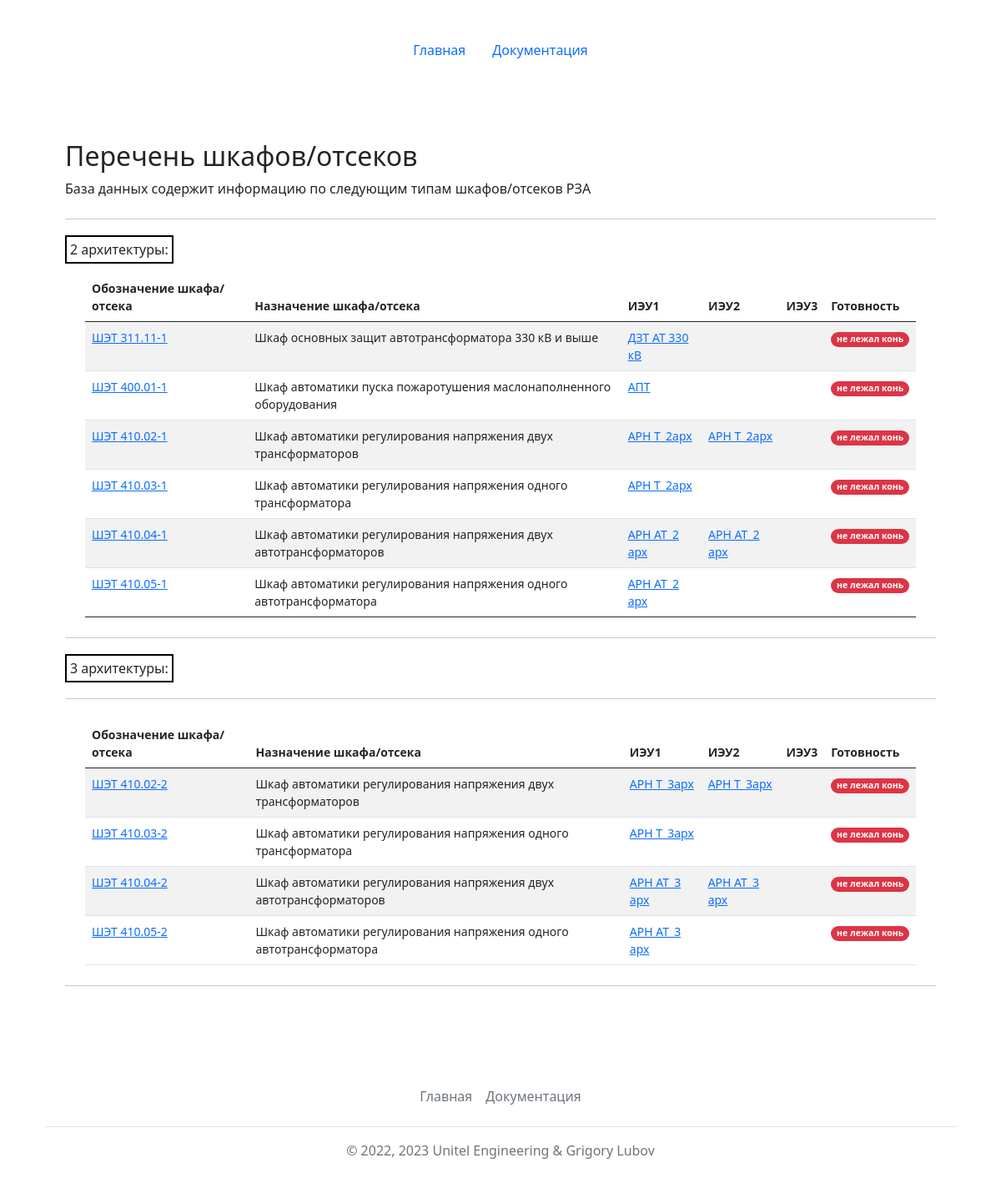
Page /reports/ on the earlier database version.
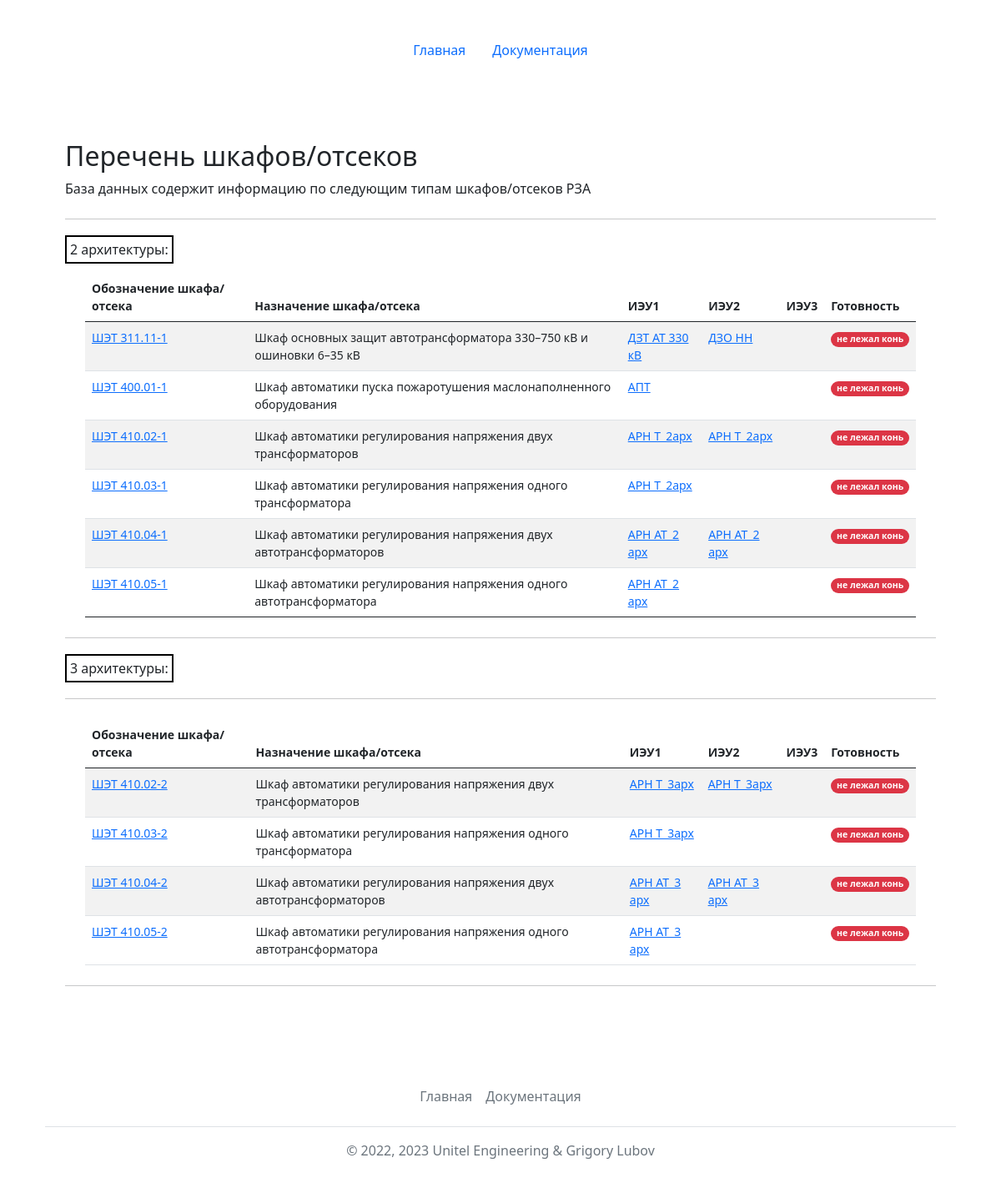
Same page on the later database version.
### mainapp/models.py (models this page shows, shortened)
class Cabinets(models.Model):
    name = models.CharField(max_length=64, verbose_name='Обозначение шкафа', primary_key=True)
    terminal1 = models.ForeignKey(Terminals, related_name='ied1_set', on_delete=models.PROTECT, verbose_name='ИЭУ1', max_length=64, null=True)
    terminal2 = models.ForeignKey(Terminals, related_name='ied2_set', on_delete=models.PROTECT, verbose_name='ИЭУ2', max_length=64, blank=True, null=True)
    terminal3 = models.ForeignKey(Terminals, related_name='ied3_set', on_delete=models.PROTECT, verbose_name='ИЭУ3', max_length=64, blank=True, null=True)
    description = models.TextField(max_length=1024, verbose_name='Назначение шкафа')
    ready = models.IntegerField(verbose_name='Готовность', default=0)
    class Meta:
        verbose_name = 'Шкаф'
        verbose_name_plural = 'Шкафы'
        ordering = ['name']
    @property
    def get_terminal2(self):
        if self.terminal2:
            return self.terminal2
        else:
            return ""
    @property
    def get_terminal3(self):
        if self.terminal3:
            return self.terminal3
        else:
            return ""

class Terminals(models.Model):
    id = models.AutoField(primary_key=True)
    name = models.CharField(max_length=64, verbose_name='Обозначение ИЭУ', unique=True)
    description = models.TextField(max_length=1024, blank=True, verbose_name='Назначение ИЭУ')
    def __str__(self):
        return str(self.name)
    class Meta:
        verbose_name = 'ИЭУ'
        verbose_name_plural = 'ИЭУ'
        ordering = ['name']

### mainapp/views.py (the view)
# urls.py: path('reports/', views.reports),
def reports(request):
    cabinets = Cabinets.objects.all()
    cabinets = cabinets.order_by('name')
    cabinets1 = list() # шкафы 1 архитектуры
    cabinets2 = list() # шкафы 2 архитектуры
    for cabinet in cabinets:
        if cabinet.name[-1] =='1':
            cabinets1.append(cabinet)
        else:
            cabinets2.append(cabinet)
    return render(request, 'mainapp/reports.html', {'cabinets1': cabinets1, 'cabinets2': cabinets2, 'activeMain': '', 'activeHelp': '', 'title': 'Перечень шкафов / отсеков'})

### templates/mainapp/reports.html (shortened to what this page needs)
{% extends 'base.html' %}
{% block content %}
<main class="container py-5">
    {% if cabinets1 and cabinets2 %}
    <h2 class="mt-4">Перечень шкафов/отсеков</h2>
    <p>База данных содержит информацию по следующим типам шкафов/отсеков РЗА</p>
    <hr class="my-4">
    <p><span style="border: 2px solid #000000; padding:4px;">2 архитектуры:</span></p>
    <div class="container small">
        <table class="table table-striped">
                <thead>
                    <tr>
                      <th scope="col">Обозначение шкафа/отсека</th>
                      <th scope="col">Назначение шкафа/отсека</th>
                      <th scope="col">ИЭУ1</th>
                      <th scope="col">ИЭУ2</th>
                      <th scope="col">ИЭУ3</th>
                      <th scope="col">Готовность</th>
                    </tr>
                </thead>
                <tbody>
                    {% for item in cabinets1 %}
                    <tr>
                        <td><a href="cabinet/?name={{item.name}}&type=cabinet">{{item.name}}</a></td>
                        <td>{{item.description}}</td>
                        <td><a href="show/?name={{item.terminal1}}&type=ied">{{item.terminal1}}</a></td>
                        <td><a href="show/?name={{item.terminal2}}&type=ied">{{item.get_terminal2}}</a></td>
                        <td><a href="show/?name={{item.terminal3}}&type=ied">{{item.get_terminal3}}</a></td>
                        {% if item.ready == 0 %}
                        <td><span class="badge rounded-pill bg-danger">не лежал конь</span></td>
                        {% endif %}
                    </tr>
                {% endfor %}
                </tbody>
        </table>
    </div>
    <hr class="my-4">
    <p><span style="border: 2px solid #000000; padding:4px;">3 архитектуры:</span></p>
    <hr class="my-4">
    <div class="container small">
        <table class="table table-striped">
                <thead>
                    <tr>
                      <th scope="col">Обозначение шкафа/отсека</th>
                      <th scope="col">Назначение шкафа/отсека</th>
                      <th scope="col">ИЭУ1</th>
                      <th scope="col">ИЭУ2</th>
                      <th scope="col">ИЭУ3</th>
                      <th scope="col">Готовность</th>
                    </tr>
                </thead>
                <tbody>
                    {% for item in cabinets2 %}
                    <tr>
                        <td><a href="cabinet/?name={{item.name}}&type=cabinet">{{item.name}}</a></td>
                        <td>{{item.description}}</td>
                        <td><a href="show/?name={{item.terminal1}}&type=ied">{{item.terminal1}}</a></td>
                        <td><a href="show/?name={{item.terminal2}}&type=ied">{{item.get_terminal2}}</a></td>
                        <td><a href="show/?name={{item.terminal3}}&type=ied">{{item.get_terminal3}}</a></td>
                        {% if item.ready == 0 %}
                        <td><span class="badge rounded-pill bg-danger">не лежал конь</span></td>
                        {% endif %}
                    </tr>
                {% endfor %}
                </tbody>
        </table>
    </div>
    <hr class="my-4">
    {% else %}
    <h2 class="mt-4">В базе данных нет шкафов :(</h2>
    {% endif %}
</main>
{% endblock %}

Differences in the rows shown:
changed Cabinets "ШЭТ 311.11-1": description "Шкаф основных защит автотрансформатора 330 кВ и выше" → "Шкаф основных защит автотрансформатора 330–750 кВ и ошиновки 6–35 кВ"; terminal2_id empty → 9 (drawn); get_terminal2 (not shown) → "ДЗО НН"
